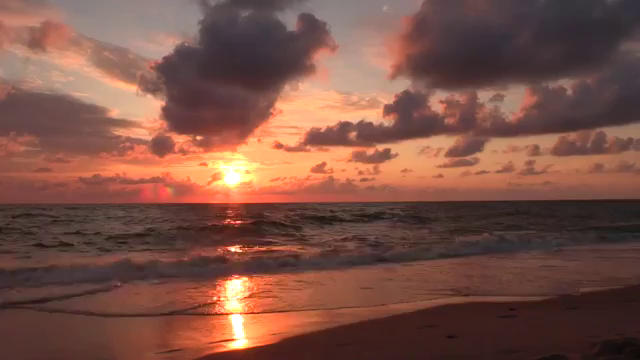
#> input picture html/rsc/src/400_OpenCV/ch_04_interface/img/video_input_01.png, 640 x 360 px
$ python 20_read_write_video_file.py
#> lines starting #> are read from the running program, lines starting #| are printed output that depends on the picture
# 20_read_write_video_file.py

import cv2

# 현재 소스 파일의 폴더 경로
from pathlib import Path
dir = Path( __file__ ).resolve().parent

# 정지 영상 읽기
img = cv2.imread( dir.joinpath( "img/video_input_01.png") )
#> img is the input picture: shape (360, 640, 3); mean B, G, R 69.9, 81.7, 124.1
# 정지 영상의 높이, 폭, 채널
( height, width, channels ) = img.shape
#> height = 360; width = 640; channels = 3
height, width, channels = img.shape

# 정지 영상 출력
cv2.imshow( "image", img)

# 코덱 정의
fourcc = cv2.VideoWriter_fourcc( *"H264")
# 비디오 출력 파일
filename = dir.joinpath( "img/video_output_01.mp4" )
out = cv2.VideoWriter( filename, fourcc, 10, (width, height))

# 채널 분리
(b, g, r) = cv2.split( img )
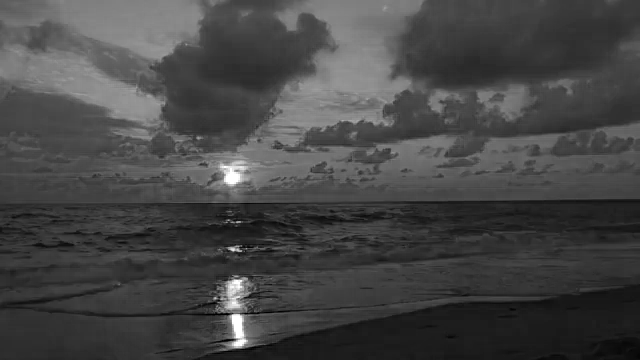
#> b: shape (360, 640); min 0, max 255, mean 69.9
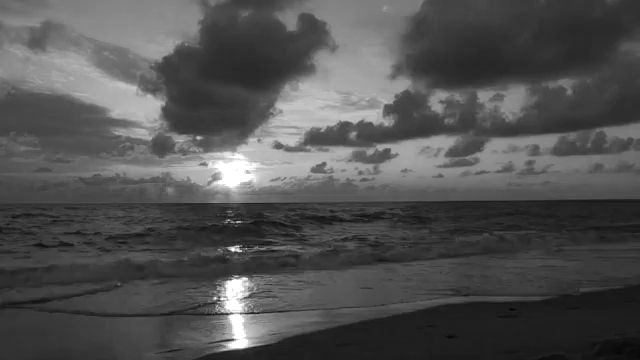
#> g: shape (360, 640); min 4, max 255, mean 81.7
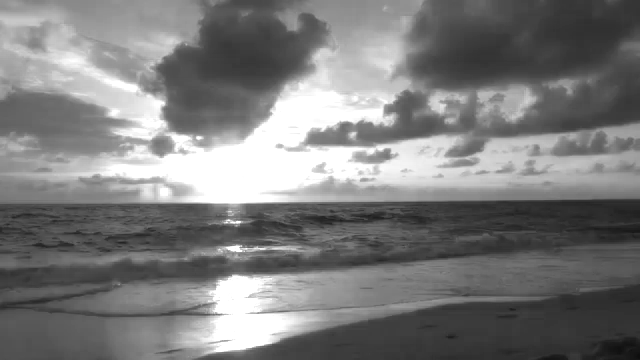
#> r: shape (360, 640); min 14, max 255, mean 124.1
for i in range( 300 ):
    # blue 채널의 값들을 1씩 증가 시킴
    #b = b + 1
    #b = b - 1
    b += 1
    # 채널 합치기
    frame = cv2.merge([b, g ,r ] )

    cv2.imshow( "image", frame)

    # 비디오 프레임 쓰기
    out.write( frame )
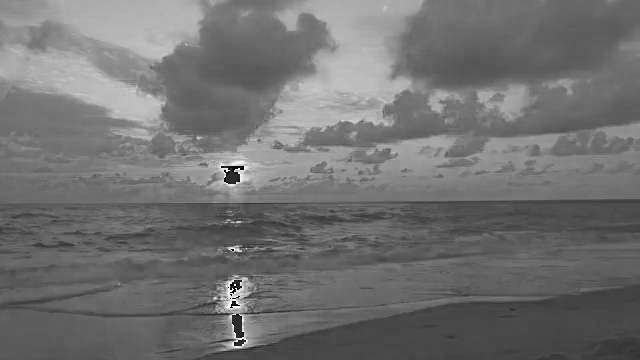
#> b: shape (360, 640); min 0, max 255, mean 113.2
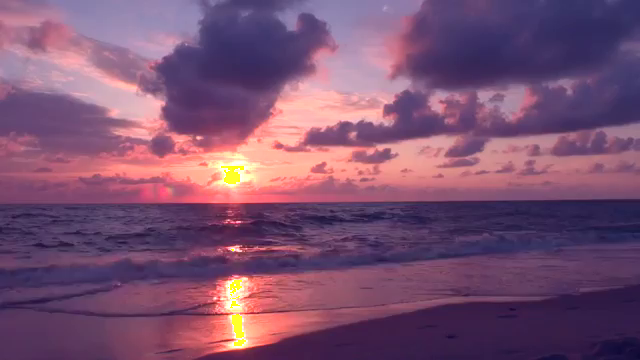
#> frame: shape (360, 640, 3); mean B, G, R 113.2, 81.7, 124.1
pass

out.release() # 비디오 쓰기 파일 해제
cv2.waitKey( 2000 )  # 키 입력 2초간 대기

print( f"동영상 저장 완료: {filename.name}" )

$ run again, with html/rsc/src/400_OpenCV/ch_04_interface/img/read_image2.png copied over html/rsc/src/400_OpenCV/ch_04_interface/img/video_input_01.png
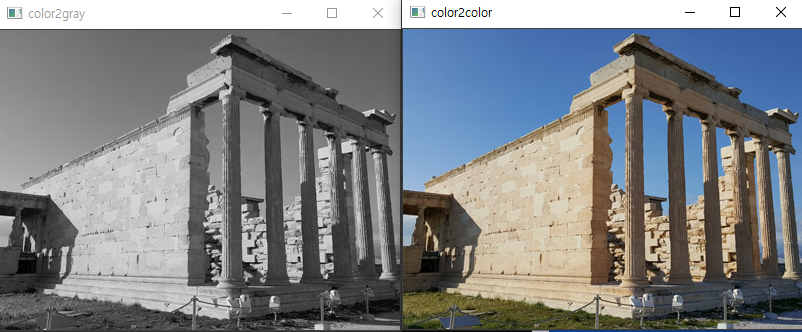
#> input picture html/rsc/src/400_OpenCV/ch_04_interface/img/read_image2.png, 802 x 332 px
#> img is the input picture: shape (332, 802, 3); mean B, G, R 133.8, 130.9, 127.8
#> after the loop `for i in range( 300 ):`:
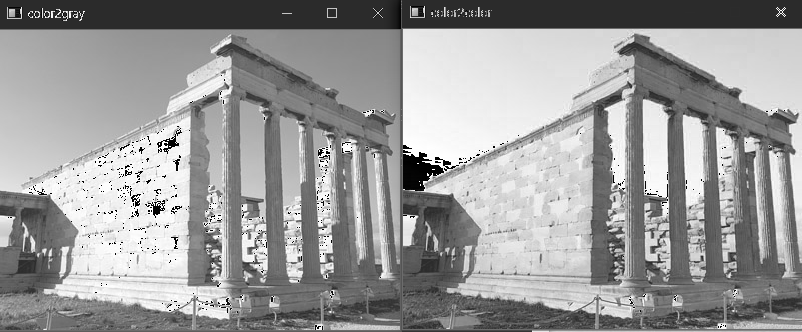
#> b: shape (332, 802); min 0, max 255, mean 153.9
#> after the loop `for i in range( 300 ):`:
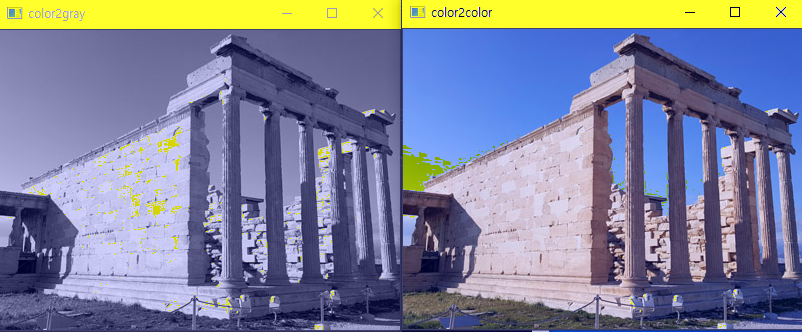
#> frame: shape (332, 802, 3); mean B, G, R 153.9, 130.9, 127.8

$ run again, with html/rsc/src/400_OpenCV/ch_04_interface/img/read_16.tif saved as html/rsc/src/400_OpenCV/ch_04_interface/img/video_input_01.png
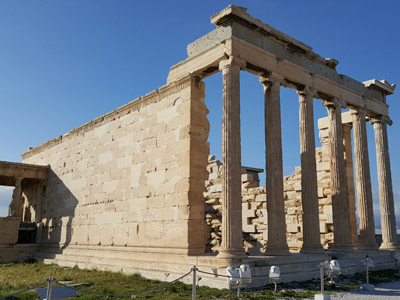
#> input picture html/rsc/src/400_OpenCV/ch_04_interface/img/read_16.tif, 400 x 300 px
#> img is the input picture: shape (300, 400, 3); mean B, G, R 127.6, 121.4, 114.6
#> after the loop `for i in range( 300 ):`:
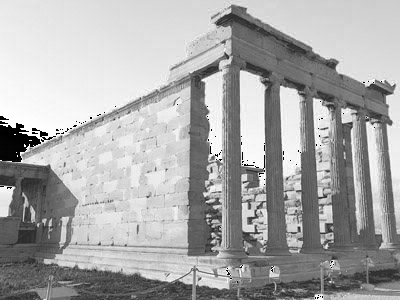
#> b: shape (300, 400); min 0, max 255, mean 168.8
#> after the loop `for i in range( 300 ):`:
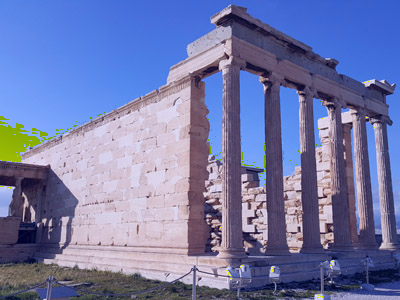
#> frame: shape (300, 400, 3); mean B, G, R 168.8, 121.4, 114.6
